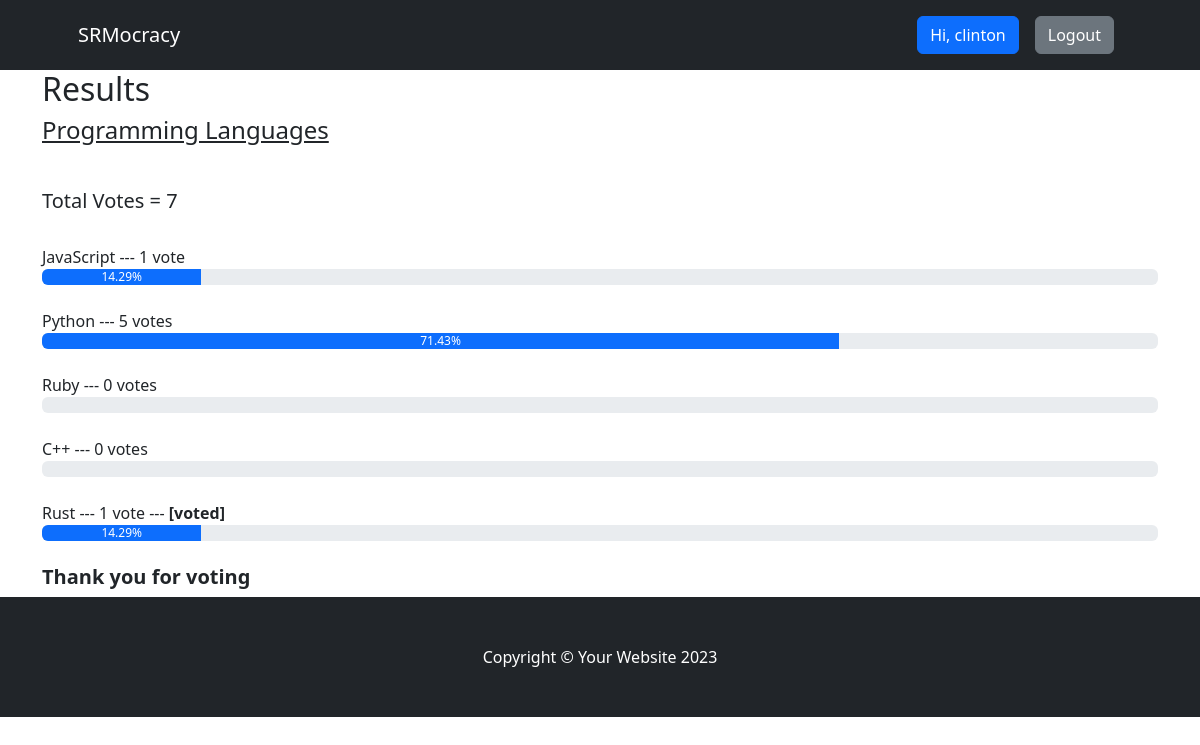
/result/programming-languages (signed in), run on the app's committed database.
### voteapp/models.py (models this page shows, shortened)
class Category(models.Model):
    title = models.CharField(max_length=200)
    slug = models.SlugField(blank=True, null=True)
    description = models.TextField(blank=True, null=True)
    total_vote = models.IntegerField(default=0)
    voters = models.ManyToManyField(User, blank=True)

class CategoryItem(models.Model):
    title = models.CharField(max_length=200)
    total_vote = models.IntegerField(default=0)
    category = models.ForeignKey(Category, on_delete=models.CASCADE, related_name="items")
    voters = models.ManyToManyField(User, blank=True)
    @property
    def percentage_vote(self):
        category_votes = self.category.total_vote
        item_votes = self.total_vote
        if category_votes == 0:
            vote_in_percentage = 0
        else:
            vote_in_percentage = (item_votes/category_votes) * 100
        return vote_in_percentage

### voteapp/views.py (the view)
# urls.py: path("result/<str:slug>", views.result, name="result"),
def result(request, slug):
    category = Category.objects.get(slug=slug)
    items = CategoryItem.objects.filter(category=category)
    context = {"category": category, "items": items}
    return render(request, "result.html", context)

### voteapp/templatetags/custom_filters.py (called while the page is built)
@register.filter(name="has_voted")
def has_voted(user, voters):
    return any(user.id== voter.id for voter in voters)

### voteapp/templates/result.html
{% extends 'base.html' %}
{% block content %}
{% load humanize %}
{% load custom_filters %}
<div class="container result-container">
    <div class="sub-container">
      <h2>Results</h2>
      <h4>{{category.title}}</h4>
      <br>
      <h5>Total Votes = {{category.total_vote}}</h5>
      <br />
      {% for item in items  %}
      {% if request.user|has_voted:item.voters.all %}
      <small>{{item.title}}</strong> --- {{item.total_vote}} vote{{item.total_vote | pluralize:",s"}} ---  <strong>[voted]</strong> </small>
      <div class="progressContainer">
        <div class="progress">
          <div
            class="progress-bar"
            role="progressbar"
            aria-label="Example with label"
            style="width:{{item.percentage_vote | floatformat:2}}%;"
            aria-valuenow="25"
            aria-valuemin="0"
            aria-valuemax="100"
          >
          {{item.percentage_vote | floatformat:2}}%
          </div>
        </div>
      </div>
      <br>
      {% else %}
      <small>{{item.title}}</strong> --- {{item.total_vote}} vote{{item.total_vote | pluralize:",s"}} </small>
      <div class="progressContainer">
        <div class="progress">
          <div
            class="progress-bar"
            role="progressbar"
            aria-label="Example with label"
            style="width:{{item.percentage_vote | floatformat:2}}%;"
            aria-valuenow="25"
            aria-valuemin="0"
            aria-valuemax="100"
          >
          {{item.percentage_vote | floatformat:2}}%
          </div>
        </div>
      </div>
      <br>
      {% endif %}
      {% endfor %}
      <h5 style="font-weight: bold">Thank you for voting</h5>
    </div>
  </div>
{% endblock content %}

### voteapp/templates/base.html (shortened to what this page needs)
<!DOCTYPE html>
{% load static %}
<html lang="en">
<head>
    <link href="https://cdn.jsdelivr.net/npm/bootstrap-icons@1.4.1/font/bootstrap-icons.css" rel="stylesheet" />
    <link rel="stylesheet" href="{% static 'css/bootstrap.css' %}">
    <link rel="stylesheet" href="{% static 'css/style.css' %}">
</head>
<body>
     <nav class="navbar navbar-expand-lg navbar-dark bg-dark">
        <div class="container px-lg-5">
            <a class="navbar-brand" href="{% url 'index'  %}">SRMocracy</a>
            <div class="collapse navbar-collapse" id="navbarSupportedContent">
                <ul class="navbar-nav ms-auto mb-2 mb-lg-0">
                    {% if request.user.is_authenticated %}
                    <li class="nav-item"><a class="nav-link" href="#"><button class="btn btn-primary">Hi, {{request.user.username}}</button></a></li>
                    <li class="nav-item"><a class="nav-link" href="{% url 'logout' %}"><button class="btn btn-secondary">Logout</button></a></li>
                    {% else %}
                    <li class="nav-item"><a class="nav-link" href="{% url 'signin' %}"><button class="btn btn-primary">Login</button></a></li>
                    <li class="nav-item"><a class="nav-link" href="{% url 'signup' %}"><button class="btn btn-primary">SignUp</button></a></li>
                    {% endif %}
                </ul>
            </div>
        </div>
    </nav>
    {% block content %}
    {% endblock content %}
     <footer class="py-5 bg-dark">
        <div class="container"><p class="m-0 text-center text-white">Copyright &copy; Your Website 2023</p></div>
    </footer>
</body>
</html>

### voteapp/static/css/style.css (style rules this page uses)
* { box-sizing: border-box; }
.result-container { display: flex; align-items: center; justify-content: center; }
.sub-container { width: inherit }
.result-container h4 { text-decoration: underline; margin-bottom: 20px; }
.result-container small { font-size: 16px; font-weight: 500; }

### data on the page
Category: title "Programming Languages", total_vote "7"
CategoryItem: title "JavaScript", total_vote "1", percentage_vote "14.29"
CategoryItem: title "Python", total_vote "5", total_vote|pluralize "s", percentage_vote "71.43"
CategoryItem: title "Ruby", total_vote "0", total_vote|pluralize "s"
CategoryItem: title "C++", total_vote "0", total_vote|pluralize "s"
CategoryItem: title "Rust", total_vote "1", percentage_vote "14.29"

### other printed values
{{ request.user.username }} "clinton"
